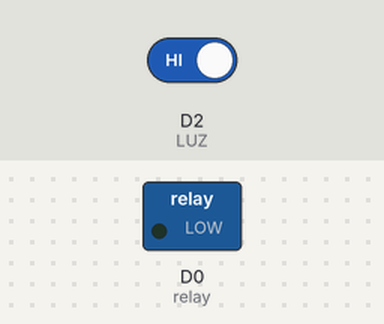
This sketch was run on a simulated ESP8266 (NodeMCU). Parts: switched loads named in the sketch (green lamp = pin HIGH). The inputs (shaded band) are chosen by the test bench; at power-on: D2 (LUZ) HIGH.

Above: at 2.3 s.
2.4 s: D2 (LUZ) driven LOW
At 3.1 s:
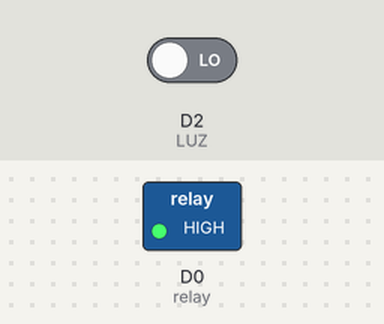
4.0 s: D2 (LUZ) driven HIGH
At 5.4 s:
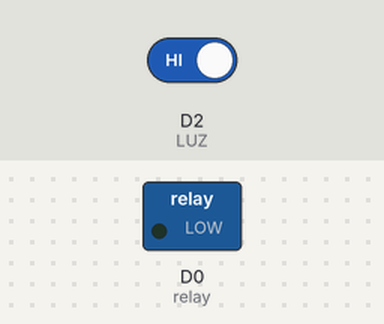
Timing chart, 0 to 7.0 s (numbered marks = the images above; inputs shaded):
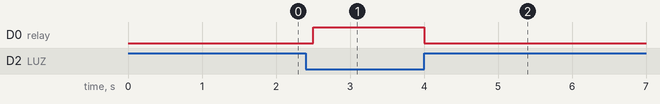

Measured:
- after the input at 2.4 s, D0 (relay): LOW → HIGH after 0.10 s
- after the input at 4.0 s, D0 (relay): HIGH → LOW at once

The sketch:

sensor-luz.ino
```cpp
int relay = D0;
int LUZ = D2;

void setup() {
  Serial.begin(9600);
  pinMode(relay,OUTPUT);
  pinMode(LUZ, INPUT);
}

void loop() {
  delay(500);
  if(!digitalRead(LUZ))digitalWrite(relay, HIGH);
  else digitalWrite(relay, LOW);
}
```
